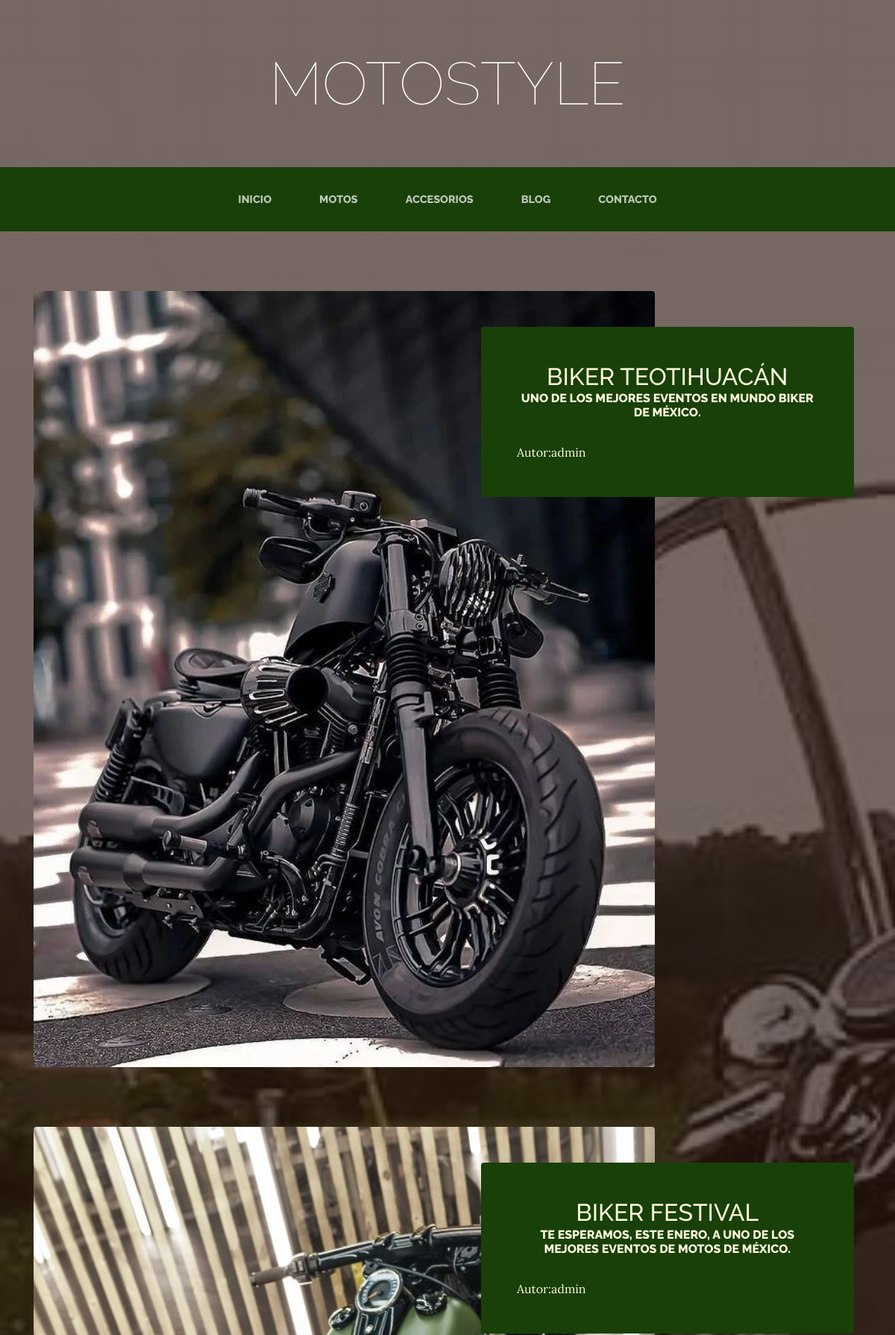
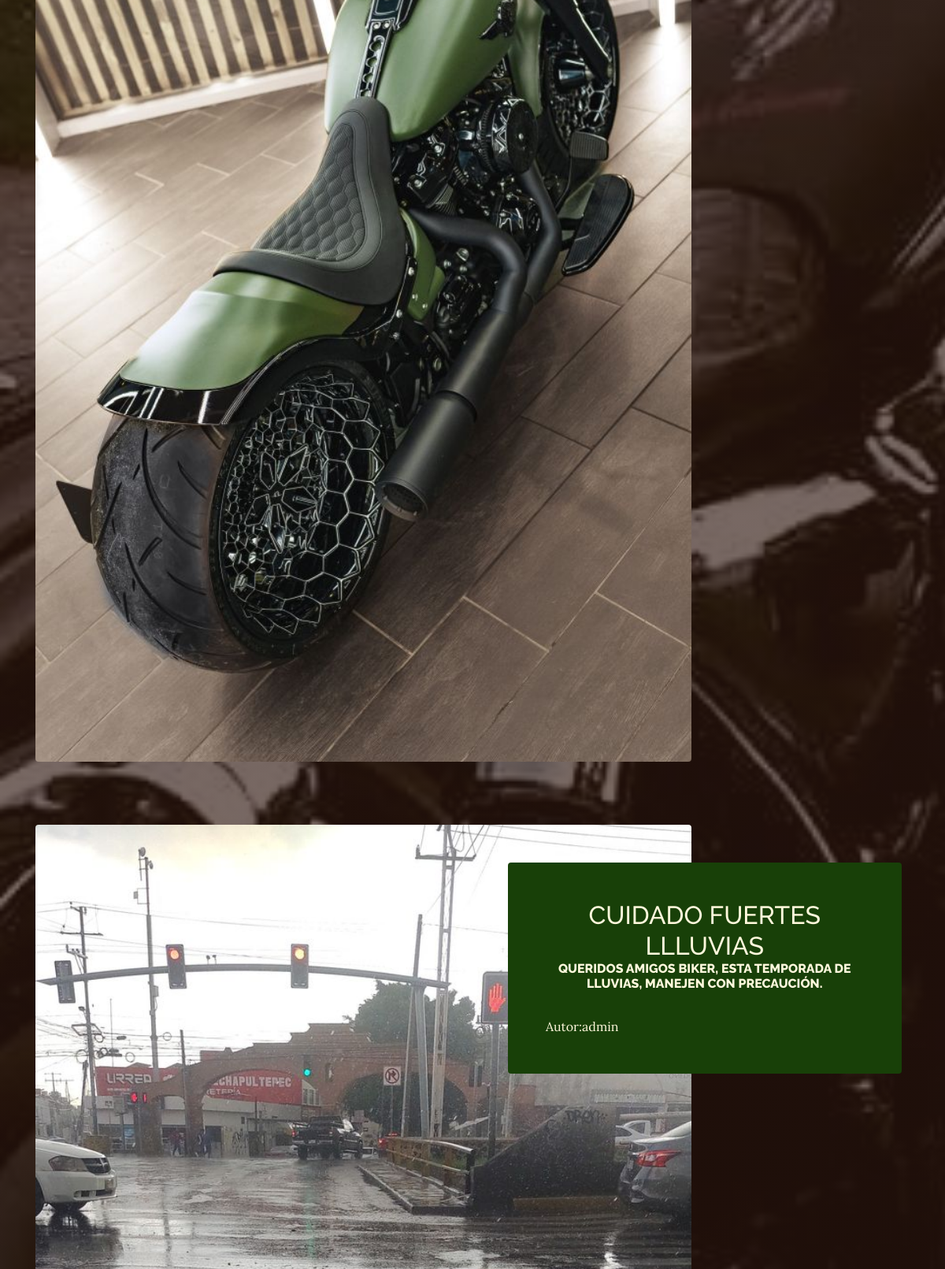
Screenshot of /blog/ (upper part) with the database file from the repository (2 pictures, top to bottom).
### blog/models.py (models this page shows, shortened)
class Post(models.Model):
    titulo = models.CharField(max_length=50)
    contenido = models.CharField(max_length=300)
    imagen = models.ImageField(upload_to='blog', null=True, blank=True)
    autor = models.ForeignKey(User, on_delete=models.CASCADE)
    categorias = models.ManyToManyField(Categoria)
    created = models.DateTimeField(auto_now_add=True)
    updated = models.DateTimeField(auto_now_add=True)
    class Meta:
        verbose_name = "post"
        verbose_name_plural = "posts"

### blog/views.py (the view)
# urls.py: 2. Add a URL to urlpatterns:  path('blog/', include('blog.urls'))
def blog(request):
    post=Post.objects.all()
    return render(request, "blog/blog.html", {'posts':post})

### blog/templates/blog/blog.html (shortened to what this page needs)
{% extends "ProyectoWebApp/base.html" %}
{% load static %}
  {% block content %}
    {% for post in posts %}
    <section class="page-section clearfix">
      <div class="container">
        <div class="intro">
          <img class="intro-img img-fluid mb-3 mb-lg-0 rounded" src="{{post.imagen.url}}" alt="">
          <div class="intro-text left-0 text-center bg-faded p-5 rounded">
            <h2 class="section-heading mb-4" >
              <span class="section-headingr-lower">{{post.titulo}}</span>
              <span class="section-heading-upper">{{post.contenido}}</span>
            </h2>
          <div style="text-align: left; font-size: 0.8m;">
          Autor:{{post.autor}}
          </div>
          </div>
        </div>
      </div>
    </section>
    {% endfor %}
  {% endblock %}

### ProyectoWebApp/static/ProyectoWebApp/css/gestion.css (style rules this page uses)
body { font-family: 'Lora'; background: linear-gradient(rgba(47, 23, 15, 0.65), rgba(47, 23, 15, 0.65)), url("../img/bg_main.jpg"); background-attachment: fixed; background-position: center; background-size: cover; }
h1, h2, h3, h4, h5, h6 { font-family: 'Raleway'; }
.page-section { margin-top: 5rem; margin-bottom: 5rem; }
.section-heading { text-transform: uppercase; }
.section-heading .section-heading-upper { display: block; font-size: 1rem; font-weight: 800; padding-bottom:.5rem; }
.bg-faded { background-color: rgba(255, 255, 255, 0.85); }
.intro { position: relative; }
@media (min-width: 992px) { .intro .intro-img { width: 75%; float: left; } }
@media (min-width: 992px) { .intro .intro-text { left: 600; width: 60%; margin-top: 3rem; background-color: rgba(24, 64, 8); color: cornsilk; position: absolute; } }
@media (min-width: 1200px) { .intro .intro-text { width: 45%; } }

### rows the page displays
Post: imagen (picture), titulo "BIKER TEOTIHUACÁN", contenido "UNO DE LOS MEJORES EVENTOS EN MUNDO BIKER DE MÉXICO.", autor "admin"
Post: imagen (picture), titulo "BIKER FESTIVAL", contenido "TE ESPERAMOS, ESTE ENERO, A UNO DE LOS MEJORES EVENTOS DE MOTOS DE MÉXICO.", autor "admin"
Post: imagen (picture), titulo "CUIDADO FUERTES LLLUVIAS", contenido "QUERIDOS AMIGOS BIKER, ESTA TEMPORADA DE LLUVIAS, MANEJEN CON PRECAUCIÓN.", autor "admin"
